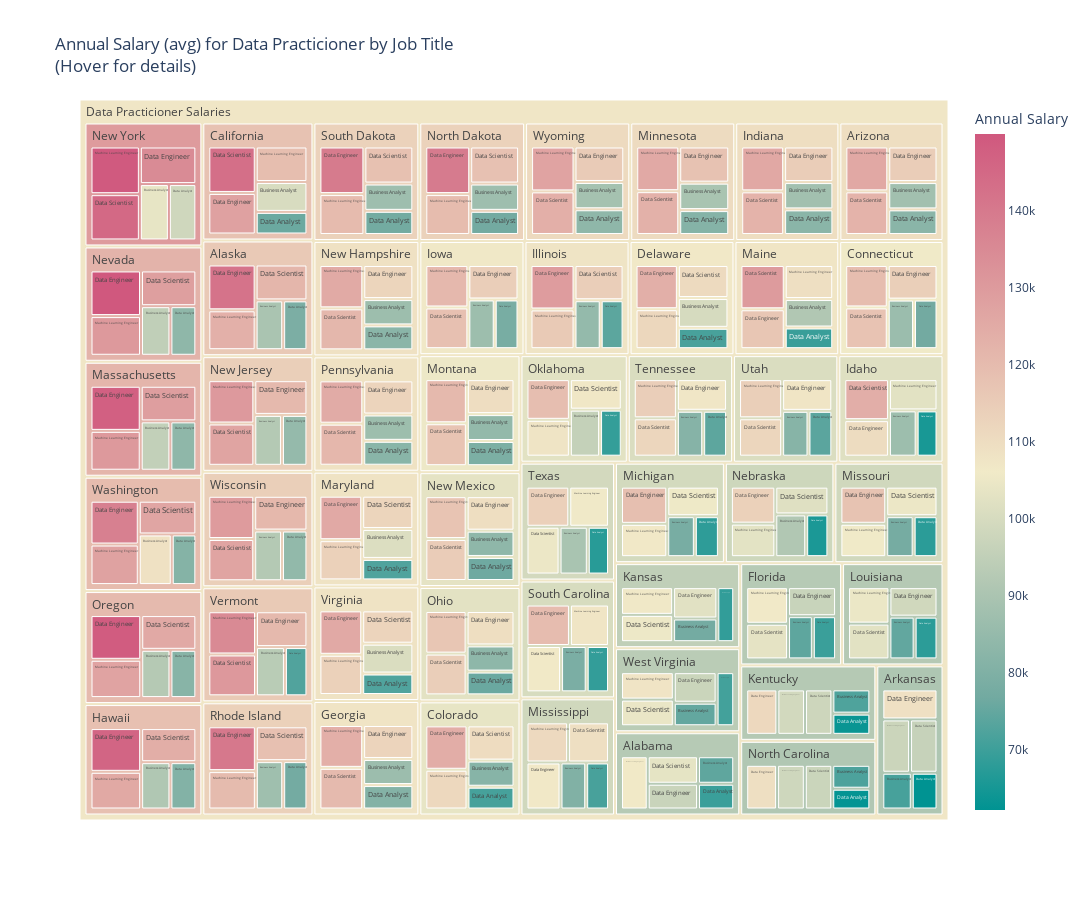

The notebook cell this image was saved under:
### Code cell
import plotly.graph_objects as go
fig = px.treemap(salary_df, path=[px.Constant('Data Practicioner Salaries'), 'State', 'Job Title'], values='Annual Salary',
                  color='Annual Salary', 
                 height=900,
                 width=1100,
                 title='Annual Salary (avg) for Data Practicioner by Job Title<br>(Hover for details)</br>',
                 hover_name='State',
                 hover_data=['Job Title'],
                 color_continuous_scale='Tealrose',
                 #color_continuous_midpoint=np.average(salary_df['Annual Salary'])              
                )
fig.update_traces(hovertemplate='Job Title=%{label}<br>Annual Salary=%{value}<extra></extra>')
fig.show()

### Figure 1 — Plotly figure (JSON) as saved in the notebook; plotly's stock layout.template omitted (floating-point values rounded to 4 significant figures; data arrays with more than 128 entries replaced by an {"elided": "..."} marker saying what was removed)
{"data": [{"branchvalues": "total", "customdata": {"elided": "301x2 mixed values"}, "domain": {"x": [0, 1], "y": [0, 1]}, "hovertemplate": "Job Title=%{label}<br>Annual Salary=%{value}<extra></extra>", "hovertext": {"elided": "301 str values"}, "ids": {"elided": "301 str values"}, "labels": {"elided": "301 str values"}, "marker": {"coloraxis": "coloraxis", "colors": {"elided": "301 float values"}}, "name": "", "parents": {"elided": "301 str values"}, "type": "treemap", "values": {"elided": "301 int values"}}], "layout": {"coloraxis": {"colorbar": {"title": {"text": "Annual Salary"}}, "colorscale": [[0, "rgb(0, 147, 146)"], [0.1667, "rgb(114, 170, 161)"], [0.3333, "rgb(177, 199, 179)"], [0.5, "rgb(241, 234, 200)"], [0.6667, "rgb(229, 185, 173)"], [0.8333, "rgb(217, 137, 148)"], [1, "rgb(208, 88, 126)"]]}, "height": 900, "legend": {"tracegroupgap": 0}, "title": {"text": "Annual Salary (avg) for Data Practicioner by Job Title<br>(Hover for details)</br>"}, "width": 1100}}
